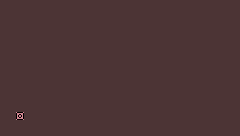

This game map was drawn from its Tiled (.tmx) file and the tilesets committed beside it. A one-line description and the full map source follow:
An orthogonal 30x17 tile map with 8x8 px tiles, 1 tile layer (piso) and 8 objects (nivelB8).

<map version="1.10" tiledversion="1.12.2" orientation="orthogonal" renderorder="right-down" width="30" height="17" tilewidth="8" tileheight="8" infinite="0" nextlayerid="9" nextobjectid="79">
 <editorsettings>
  <export target="nivelB8.lua" format="lua" />
 </editorsettings>
 <tileset firstgid="1" name="fondo_tileset2" tilewidth="8" tileheight="8" tilecount="144" columns="12">
  <image source="fondo_tileset2.png" width="96" height="96" />
 </tileset>
 <layer id="1" name="piso" width="30" height="17">
  <data encoding="csv">
22,22,22,22,22,22,22,22,22,22,22,22,22,22,22,22,22,22,22,22,22,22,22,22,22,22,22,22,22,22,
22,22,22,22,22,22,22,22,22,22,22,22,22,22,22,22,22,22,22,22,22,22,22,22,22,22,22,22,22,22,
22,22,22,22,22,22,22,22,22,22,22,22,22,22,22,22,22,22,22,22,22,22,22,22,22,22,22,22,22,22,
22,22,22,22,22,22,22,22,22,22,22,22,22,22,22,22,22,22,22,22,22,22,22,22,22,22,22,22,22,22,
22,22,22,22,22,22,22,22,22,22,22,22,22,22,22,22,22,22,22,22,22,22,22,22,22,22,22,22,22,22,
22,22,22,22,22,22,22,22,22,22,22,22,22,22,22,22,22,22,22,22,22,22,22,22,22,22,22,22,22,22,
22,22,22,22,22,22,22,22,22,22,22,22,22,22,22,22,22,22,22,22,22,22,22,22,22,22,22,22,22,22,
22,22,22,22,22,22,22,22,22,22,22,22,22,22,22,22,22,22,22,22,22,22,22,22,22,22,22,22,22,22,
22,22,22,22,22,22,22,22,22,22,22,22,22,22,22,22,22,22,22,22,22,22,23,22,22,22,22,22,22,22,
22,22,22,22,22,22,22,22,22,22,22,22,22,22,22,22,22,22,22,22,22,22,22,22,22,22,22,22,22,22,
22,22,22,22,22,22,22,22,22,22,22,22,22,22,22,22,22,22,22,22,22,22,22,22,22,22,22,22,22,22,
22,22,22,22,22,22,22,22,22,22,22,22,22,22,22,22,22,22,22,22,22,22,22,22,22,22,22,22,22,22,
22,22,22,22,22,22,22,22,22,22,22,22,22,22,22,22,22,22,22,22,22,22,22,22,22,22,22,22,22,22,
22,22,22,22,22,22,22,22,22,22,22,22,22,22,22,22,22,22,22,22,22,22,22,22,22,22,22,22,22,22,
22,22,50,22,22,22,22,22,22,22,22,22,22,22,22,22,22,22,22,22,22,22,22,22,22,22,22,22,22,22,
22,22,22,22,22,22,22,22,22,22,22,22,22,22,22,22,22,22,22,22,22,22,22,22,22,22,22,22,22,22,
22,22,22,22,22,22,22,22,22,22,22,22,22,22,22,22,22,22,22,22,22,22,22,22,22,22,22,22,22,22
</data>
 </layer>
 <objectgroup id="2" name="paredes">
  <object id="65" x="232.25" y="1.5" width="7.5" height="134.25" />
  <object id="66" x="0.25" y="0.25" width="7.25" height="77.0833" />
  <object id="67" x="0.25" y="80" width="8.25" height="54.5" />
  <object id="68" x="10.5" y="128.5" width="220.5" height="6.5" />
  <object id="69" x="9" y="0.5" width="222" height="9" />
 </objectgroup>
 <objectgroup id="5" name="puerta">
  <properties>
   <property name="destino" value="inspiraciones" />
  </properties>
  <object id="70" x="14.61" y="108.581" width="15" height="16">
   <properties>
    <property name="destino" value="plano" />
   </properties>
  </object>
 </objectgroup>
 <objectgroup id="6" name="spawn">
  <object id="71" x="213.583" y="108.417" width="14" height="16">
   <properties>
    <property name="desde" value="presentacion1" />
   </properties>
  </object>
 </objectgroup>
 <objectgroup id="8" name="objeto">
  <object id="78" name="nivelB8" x="95.2805" y="24.1166" width="15.8142" height="15.4188" />
 </objectgroup>
</map>
